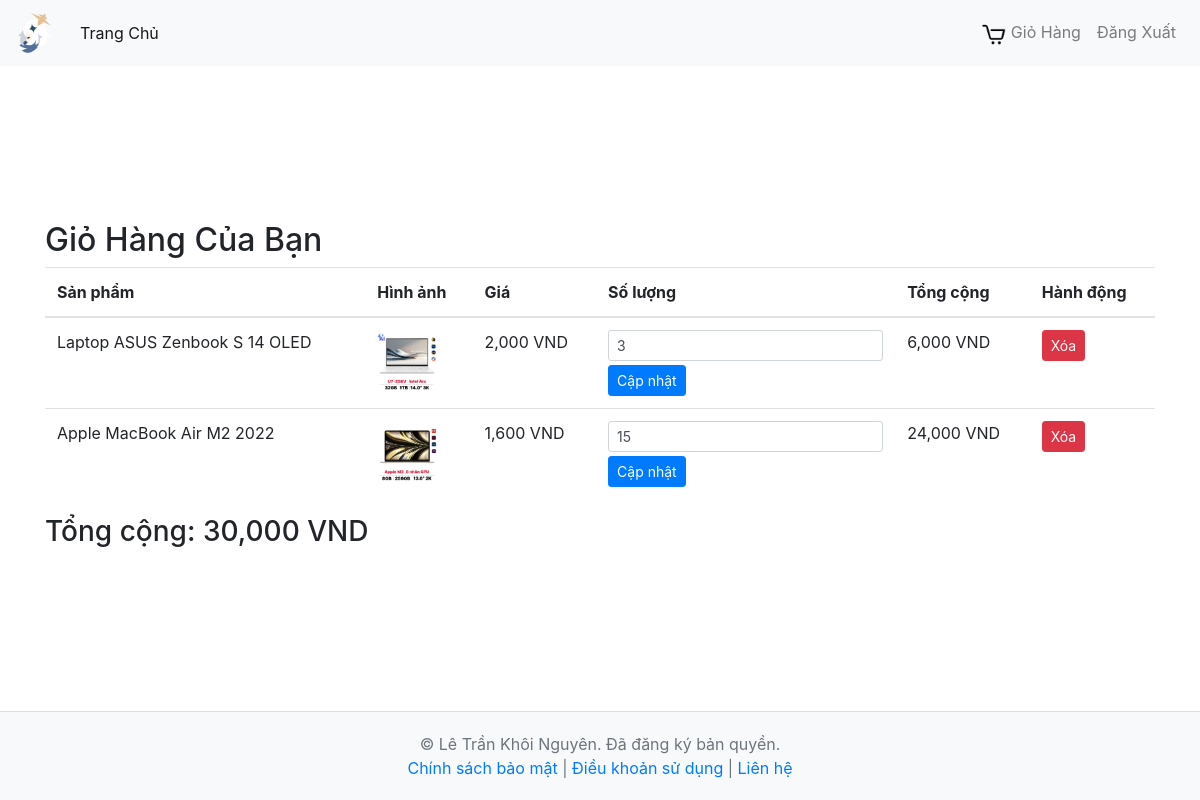
/cart (signed in), run on the app's committed database.
### web.py (models this page shows, shortened)
class Cart(db.Model):
    id = db.Column(db.Integer, primary_key=True)
    user_id = db.Column(db.Integer, db.ForeignKey('user.user_id'), nullable=False)
    product_name = db.Column(db.String(100))
    product_image = db.Column(db.String(200))
    product_price = db.Column(db.Float)
    quantity = db.Column(db.Integer, default=1)

### web.py (the view)
@app.route("/cart")
def cart():
    user_name = session["user"]
    user = User.query.filter_by(name=user_name).first()
    if user is None:
        flash("Người dùng không tồn tại!", "danger")
        return redirect(url_for("log_out"))
    cart_items = Cart.query.filter_by(user_id=user.user_id).all()
    total_price = sum(item.product_price * item.quantity for item in cart_items)
    return render_template("cart.html", cart_items=cart_items, total_price=total_price)

### templates/cart.html
{% extends "base.html" %}
{% block content %}
<div class="container">
    <h2>Giỏ Hàng Của Bạn</h2>
    {% if cart_items %}
        <table class="table">
            <thead>
                <tr>
                    <th>Sản phẩm</th>
                    <th>Hình ảnh</th>
                    <th>Giá</th>
                    <th>Số lượng</th>
                    <th>Tổng cộng</th>
                    <th>Hành động</th>
                </tr>
            </thead>
            <tbody>
                {% for item in cart_items %}
                <tr>
                    <td>{{ item.product_name }}</td>
                    <td><img src="{{ item.product_image }}" alt="{{ item.product_name }}" style="height: 60px;"></td>
                    <td>{{ "{:,.0f}".format(item.product_price) }} VND</td>
                    <td>
                        <form action="{{ url_for('update_cart', item_id=item.id) }}" method="post">
                            <input type="number" name="quantity" value="{{ item.quantity }}" min="1" class="form-control form-control-sm">
                            <button type="submit" class="btn btn-primary btn-sm mt-1">Cập nhật</button>
                        </form>
                    </td>
                    <td>{{ "{:,.0f}".format(item.product_price * item.quantity) }} VND</td>
                    <td>
                        <a href="{{ url_for('remove_from_cart', item_id=item.id) }}" class="btn btn-danger btn-sm">Xóa</a>
                    </td>
                </tr>
                {% endfor %}
            </tbody>
        </table>
        <h3>Tổng cộng: {{ "{:,.0f}".format(total_price) }} VND</h3>
    {% else %}
        <p>Giỏ hàng của bạn đang trống.</p>
    {% endif %}
</div>
{% endblock %}

### templates/base.html (style rules this page uses)
html, body { height: 100%; margin: 0; display: flex; flex-direction: column; }
body { display: flex; flex-direction: column; justify-content: space-between; min-height: 100vh; }

### data on the page
Cart: product_name "Laptop ASUS Zenbook S 14 OLED", product_image (picture), product_price "2,000", quantity "3", item.product_price*item.quantity "6,000"
Cart: product_name "Apple MacBook Air M2 2022", product_image (picture), product_price "1,600", quantity "15", item.product_price*item.quantity "24,000"

### other printed values
{{ "{:,.0f}".format(total_price) }} "30,000"
